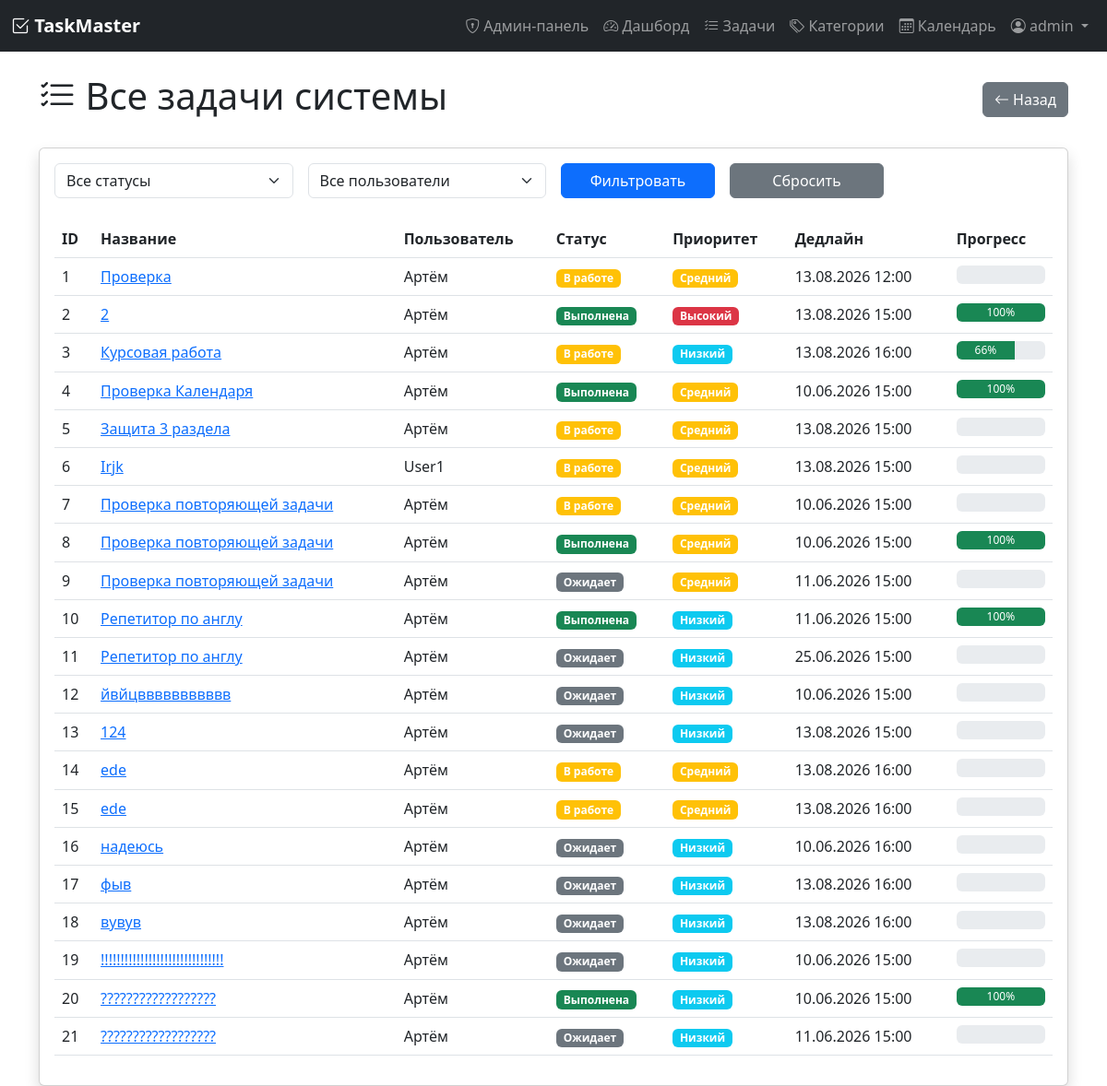
/admin/tasks (signed in), run on an earlier commit of the app's database.
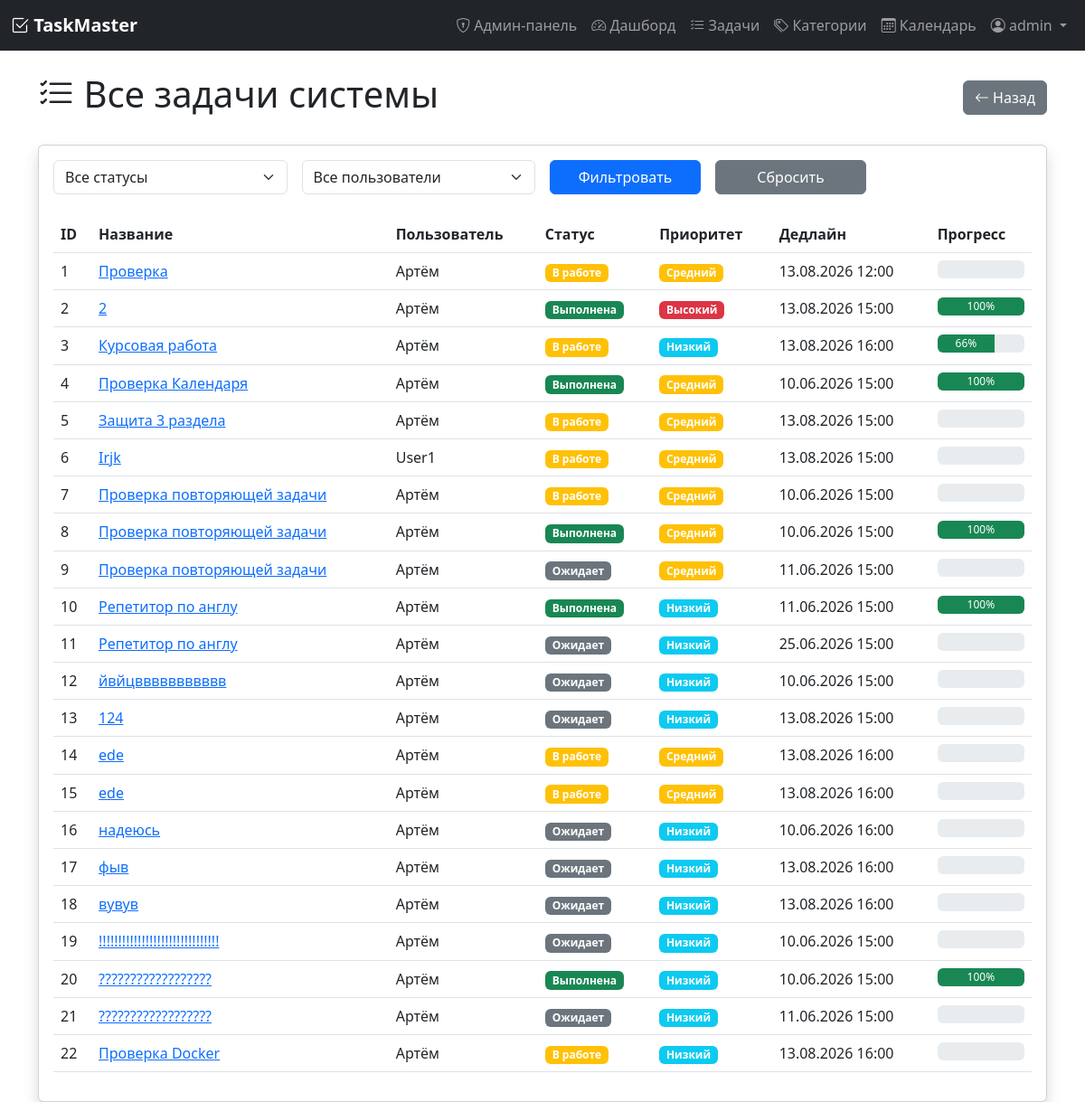
And on a later commit of the database.
### models.py (models this page shows, shortened)
class Task(db.Model):
    __tablename__ = 'task'
    id = db.Column(db.Integer, primary_key=True)
    title = db.Column(db.String(200), nullable=False)
    description = db.Column(db.Text, default='')
    status = db.Column(db.String(20), default='pending')  # pending, in_progress, completed
    priority = db.Column(db.String(20), default='medium')  # low, medium, high
    deadline = db.Column(db.DateTime, nullable=True)
    created_at = db.Column(db.DateTime, default=datetime.utcnow)
    updated_at = db.Column(db.DateTime, default=datetime.utcnow, onupdate=datetime.utcnow)
    user_id = db.Column(db.Integer, db.ForeignKey('user.id'), nullable=False)
    category_id = db.Column(db.Integer, db.ForeignKey('category.id'), nullable=True)
    subtasks = db.relationship('Subtask', backref='parent_task', lazy=True, cascade='all, delete-orphan')
    tags = db.relationship('Tag', secondary=task_tags, backref='tasks', lazy='dynamic')
    attachments = db.relationship('Attachment', backref='task', lazy=True, cascade='all, delete-orphan')
    recurring_rule = db.relationship('RecurringRule', backref='task', uselist=False, cascade='all, delete-orphan')
    @property
    def progress(self):
        if not self.subtasks:
            return 100 if self.status == 'completed' else 0
        completed = sum(1 for st in self.subtasks if st.is_completed)
        return int((completed / len(self.subtasks)) * 100)

class User(UserMixin, db.Model):
    __tablename__ = 'user'
    id = db.Column(db.Integer, primary_key=True)
    username = db.Column(db.String(80), unique=True, nullable=False)
    email = db.Column(db.String(120), unique=True, nullable=False)
    password_hash = db.Column(db.String(200), nullable=False)
    registered_at = db.Column(db.DateTime, default=datetime.utcnow)
    timezone = db.Column(db.String(50), default='Europe/Moscow')
    role = db.Column(db.String(20), default='user')  # 'user' или 'admin'
    tasks = db.relationship('Task', backref='author', lazy=True, cascade='all, delete-orphan')
    categories = db.relationship('Category', backref='user', lazy=True, cascade='all, delete-orphan')
    tags = db.relationship('Tag', backref='user', lazy=True, cascade='all, delete-orphan')

class Subtask(db.Model):
    __tablename__ = 'subtask'
    id = db.Column(db.Integer, primary_key=True)
    title = db.Column(db.String(100), nullable=False)
    is_completed = db.Column(db.Boolean, default=False)
    task_id = db.Column(db.Integer, db.ForeignKey('task.id'), nullable=False)

### app.py (the view)
@app.route('/admin/tasks')
@login_required
@admin_required
def admin_tasks():
    tasks = Task.query.all()
    users = User.query.all()
    status_filter = request.args.get('status', '')
    user_filter = request.args.get('user', '')
    query = Task.query
    if status_filter:
        query = query.filter_by(status=status_filter)
    if user_filter and user_filter.isdigit():
        query = query.filter_by(user_id=int(user_filter))
    tasks = query.all()
    return render_template('admin/tasks.html',
                         tasks=tasks,
                         users=users,
                         status_filter=status_filter,
                         user_filter=user_filter)

### app.py (called while the page is built)
def admin_required(func):
    from functools import wraps
    @wraps(func)
    def decorated_view(*args, **kwargs):
        if not current_user.is_authenticated:
            flash('Необходимо войти в систему', 'danger')
            return redirect(url_for('login'))
        if current_user.role != 'admin':
            flash('У вас нет прав доступа к этой странице', 'danger')
            return redirect(url_for('dashboard'))
        return func(*args, **kwargs)
    return decorated_view

@login_manager.user_loader
def load_user(user_id):
    return User.query.get(int(user_id))

### templates/admin/tasks.html (shortened to what this page needs)
{% extends "base.html" %}
{% block content %}
<div class="d-flex justify-content-between align-items-center mb-4">
    <h1><i class="bi bi-list-check"></i> Все задачи системы</h1>
    <a href="{{ url_for('admin_panel') }}" class="btn btn-secondary">
        <i class="bi bi-arrow-left"></i> Назад
    </a>
</div>
<div class="card shadow">
    <div class="card-body">
        <form method="GET" class="row g-3 mb-4">
            <div class="col-md-3">
                <select name="status" class="form-select">
                    <option value="">Все статусы</option>
                </select>
            </div>
            <div class="col-md-3">
                <select name="user" class="form-select">
                    <option value="">Все пользователи</option>
                </select>
            </div>
            <div class="col-md-2">
                <button type="submit" class="btn btn-primary w-100">Фильтровать</button>
            </div>
            <div class="col-md-2">
                <a href="{{ url_for('admin_tasks') }}" class="btn btn-secondary w-100">Сбросить</a>
            </div>
        </form>
        <div class="table-responsive">
            <table class="table table-hover">
                <thead>
                    <tr>
                        <th>ID</th>
                        <th>Название</th>
                        <th>Пользователь</th>
                        <th>Статус</th>
                        <th>Приоритет</th>
                        <th>Дедлайн</th>
                        <th>Прогресс</th>
                    </tr>
                </thead>
                <tbody>
                    {% for task in tasks %}
                    <tr>
                        <td>{{ task.id }}</td>
                        <td>
                            <a href="{{ url_for('task_detail', task_id=task.id) }}">{{ task.title }}</a>
                        </td>
                        <td>{{ task.author.username }}</td>
                        <td>
                            {% if task.status == 'completed' %}
                                <span class="badge bg-success">Выполнена</span>
                            {% elif task.status == 'in_progress' %}
                                <span class="badge bg-warning">В работе</span>
                            {% else %}
                                <span class="badge bg-secondary">Ожидает</span>
                            {% endif %}
                        </td>
                        <td>
                            {% if task.priority == 'high' %}
                                <span class="badge bg-danger">Высокий</span>
                            {% elif task.priority == 'medium' %}
                                <span class="badge bg-warning">Средний</span>
                            {% else %}
                                <span class="badge bg-info">Низкий</span>
                            {% endif %}
                        </td>
                        <td>{{ task.deadline.strftime('%d.%m.%Y %H:%M') if task.deadline else '—' }}</td>
                        <td>
                            <div class="progress" style="height: 20px;">
                                <div class="progress-bar bg-success" style="width: {{ task.progress }}%">
                                    {{ task.progress }}%
                                </div>
                            </div>
                        </td>
                    </tr>
                    {% endfor %}
                </tbody>
            </table>
        </div>
    </div>
</div>
{% endblock %}

What changed in the data, as far as the page shows it:
added Task: id "22", title "Проверка Docker", author.username "Артём", status "В работе", priority "Низкий", deadline "13.08.2026 16:00"
